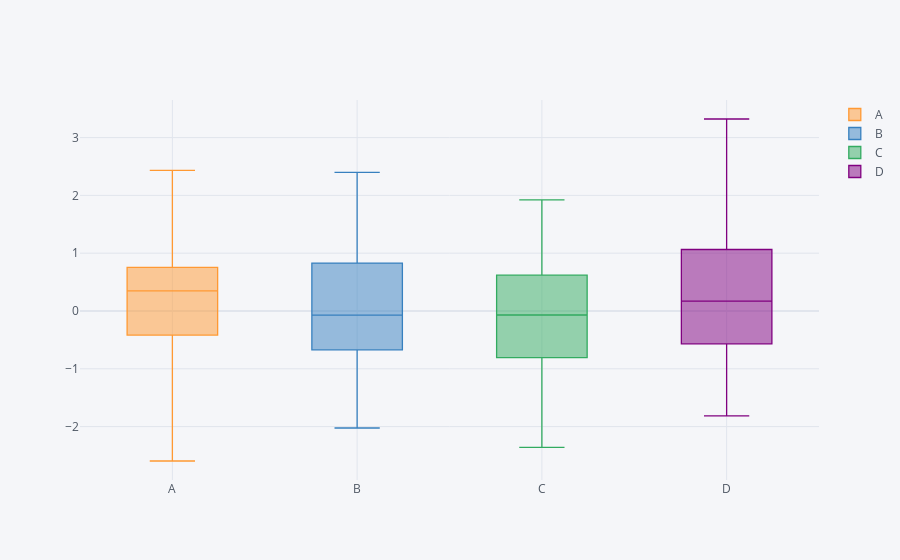

The notebook cell saved with this chart:
### Code cell
df.iplot(kind='box',x='A',y='B')    #忘记叫什么的，完整信息box图
